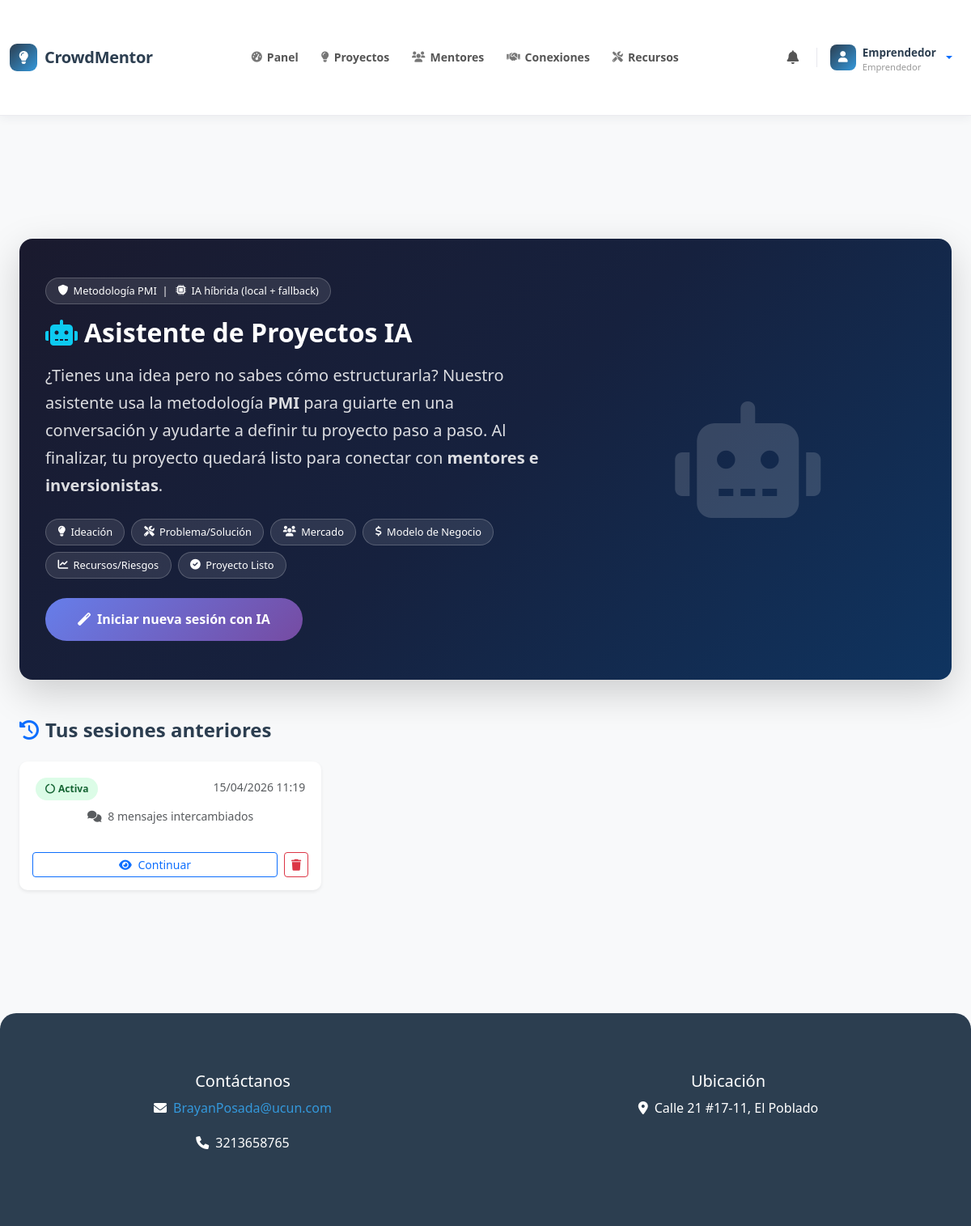
/ai-assistant/ (signed in), run on an earlier commit of the app's database.
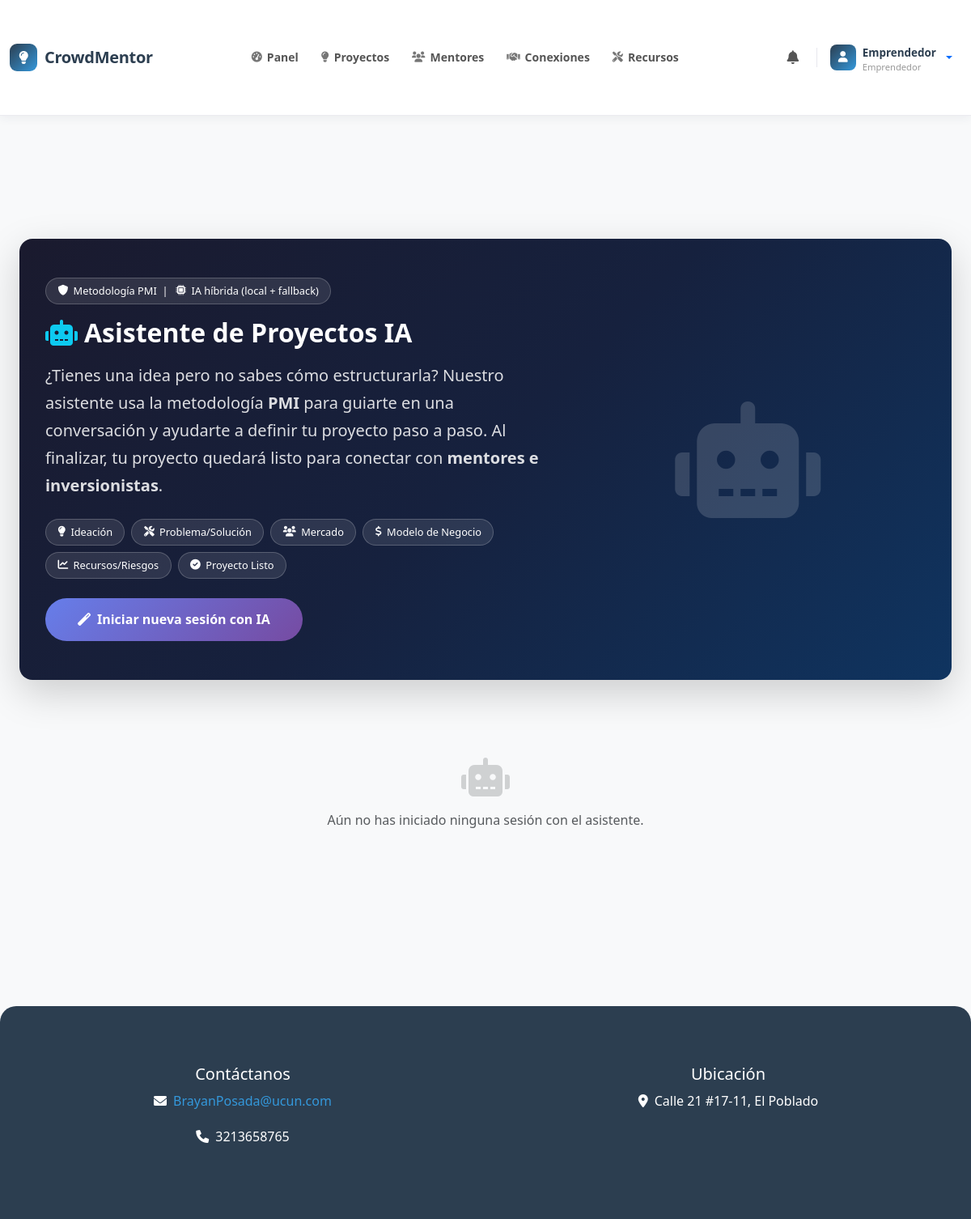
And on a later commit of the database.
### core/models.py (models this page shows, shortened)
class AIProjectSession(models.Model):
    STATUS_CHOICES = [
        ('active', 'Activa'),
        ('completed', 'Completada'),
        ('abandoned', 'Abandonada'),
    ]
    user = models.ForeignKey(User, on_delete=models.CASCADE, related_name='ai_project_sessions')
    created_at = models.DateTimeField(auto_now_add=True)
    updated_at = models.DateTimeField(auto_now=True)
    status = models.CharField(max_length=20, choices=STATUS_CHOICES, default='active')
    messages = models.JSONField(default=list)
    generated_title = models.CharField(max_length=200, blank=True)
    generated_description = models.TextField(blank=True)
    generated_tags = models.CharField(max_length=500, blank=True)
    generated_funding_goal = models.CharField(max_length=50, blank=True)
    generated_profitability_time = models.CharField(max_length=20, blank=True)
    generated_profitability_unit = models.CharField(max_length=10, blank=True, default='meses')
    resulting_project = models.ForeignKey(
        'Project', on_delete=models.SET_NULL, null=True, blank=True,
        related_name='ai_session'
    )
    PMI_PHASES = [
        ('welcome', 'Bienvenida'),
        ('ideation', 'Ideación'),
        ('problem', 'Problema y Solución'),
        ('market', 'Mercado Objetivo'),
        ('business_model', 'Modelo de Negocio'),
        ('resources', 'Recursos y Presupuesto'),
        ('risks', 'Riesgos'),
        ('timeline', 'Cronograma'),
        ('summary', 'Resumen Generado'),
    ]
    current_phase = models.CharField(max_length=20, default='welcome')
    class Meta:
        ordering = ['-created_at']

### core/views.py (the view, shortened to what this page needs)
# urls.py: path('ai-assistant/', views.ai_project_assistant, name='ai_project_assistant'),
@login_required
def ai_project_assistant(request):
    try:
        profile = request.user.profile
        if profile.user_type != 'entrepreneur':
            messages.warning(request, 'El asistente de IA está disponible solo para emprendedores.')
            return redirect('dashboard')
    except Profile.DoesNotExist:
        messages.error(request, 'Completa tu perfil primero.')
        return redirect('dashboard')
    sessions = AIProjectSession.objects.filter(user=request.user)
    return render(request, 'ai_project_assistant.html', {'sessions': sessions})

### core/templatetags/custom_filters.py (called while the page is built)
@register.filter
def has_profile(user):
    return hasattr(user, 'profile') and user.profile is not None

@register.filter
def get_user_type(user):
    if hasattr(user, 'profile') and user.profile:
        return user.profile.user_type
    return None

### core/templates/ai_project_assistant.html (shortened to what the changed rows need)
{% extends 'base.html' %}
{% load static %}
{% block content %}
<div class="container py-5">
    <div class="ai-hero mb-5 shadow-lg">
        <div class="row align-items-center g-4">
            <div class="col-lg-7">
                <h1 class="mb-3">
                    <i class="fas fa-robot me-2 text-info"></i>Asistente de Proyectos IA
                </h1>
            </div>
        </div>
    </div>
    {% if sessions %}
    <h4 class="mb-4 fw-bold"><i class="fas fa-history me-2 text-primary"></i>Tus sesiones anteriores</h4>
    <div class="row g-3">
        {% for s in sessions %}
        <div class="col-md-6 col-lg-4">
            <div class="card border-0 shadow-sm session-card h-100">
                <div class="card-body">
                    <div class="d-flex justify-content-between align-items-start mb-2">
                        <span class="phase-pill
                            {% if s.status == 'active' %}phase-active
                            {% elif s.status == 'completed' %}phase-done
                            {% else %}phase-abandon{% endif %}">
                            {% if s.status == 'active' %}<i class="fas fa-circle-notch fa-spin me-1"></i>Activa
                            {% elif s.status == 'completed' %}<i class="fas fa-check-circle me-1"></i>Completada
                            {% else %}<i class="fas fa-times-circle me-1"></i>Abandonada{% endif %}
                        </span>
                        <small class="text-muted">{{ s.created_at|date:"d/m/Y H:i" }}</small>
                    </div>
                    {% if s.generated_title %}
                    <h6 class="fw-bold mb-1 text-truncate" title="{{ s.generated_title }}">
                        <i class="fas fa-project-diagram me-1 text-primary"></i>{{ s.generated_title }}
                    </h6>
                    {% else %}
                    <p class="text-muted small mb-1">
                        <i class="fas fa-comments me-1"></i>
                        {{ s.messages|length }} mensaje{{ s.messages|length|pluralize:"s" }} intercambiado{{ s.messages|length|pluralize:"s" }}
                    </p>
                    {% endif %}
                </div>
                <div class="card-footer bg-transparent border-0 d-flex gap-2 pb-3">
                    <a href="{% url 'ai_project_assistant_session' s.pk %}" class="btn btn-sm btn-outline-primary flex-grow-1">
                        <i class="fas fa-eye me-1"></i>
                        {% if s.status == 'active' %}Continuar{% else %}Ver{% endif %}
                    </a>
                    <form method="post" action="{% url 'ai_project_session_delete' s.pk %}" class="d-inline"
                          onsubmit="return confirm('¿Eliminar esta sesión?')">
                        <button type="submit" class="btn btn-sm btn-outline-danger">
                            <i class="fas fa-trash"></i>
                        </button>
                    </form>
                </div>
            </div>
        </div>
        {% endfor %}
    </div>
    {% else %}
    <div class="text-center py-5 text-muted">
        <i class="fas fa-robot fa-3x mb-3 opacity-25"></i>
        <p>Aún no has iniciado ninguna sesión con el asistente.</p>
    </div>
    {% endif %}
</div>
{% endblock %}

What changed in the data, as far as the page shows it:
removed AIProjectSession: status "active" (drawn), created_at "15/04/2026 11:19", messages|length "8"
Also different on the page:
text no longer shown: "Tus sesiones anteriores"
text now shown: "Aún no has iniciado ninguna sesión con el asistente."
